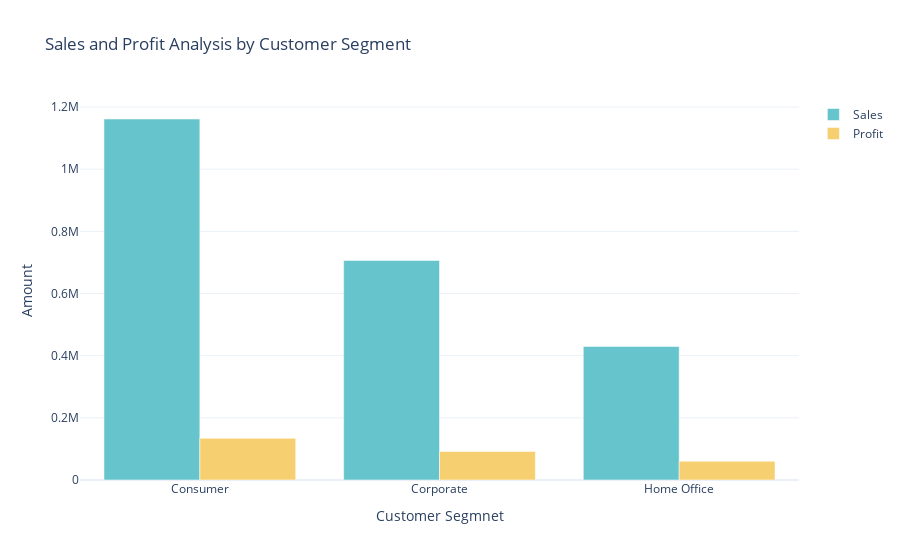

Notebook cell for this chart:
### Code cell
sales_profit_by_segment = data.groupby('Segment').agg({'Sales': 'sum', 'Profit': 'sum'}).reset_index()

color_palette = colors.qualitative.Pastel

fig = go.Figure()
fig.add_trace(go.Bar(x=sales_profit_by_segment['Segment'],
                     y=sales_profit_by_segment['Sales'],
                     name='Sales',
                     marker_color=color_palette[0]))

fig.add_trace(go.Bar(x=sales_profit_by_segment['Segment'],
                     y=sales_profit_by_segment['Profit'],
                     name='Profit',
                     marker_color=color_palette[1]))

fig.update_layout(title='Sales and Profit Analysis by Customer Segment',
                  xaxis_title='Customer Segmnet', yaxis_title='Amount')

fig.show()

### Figure 1 — Plotly figure (JSON) as saved in the notebook; plotly's stock layout.template omitted (floating-point values rounded to 4 significant figures)
{"data": [{"marker": {"color": "rgb(102, 197, 204)"}, "name": "Sales", "type": "bar", "x": ["Consumer", "Corporate", "Home Office"], "y": [1161000.0, 706100.0, 429700.0]}, {"marker": {"color": "rgb(246, 207, 113)"}, "name": "Profit", "type": "bar", "x": ["Consumer", "Corporate", "Home Office"], "y": [134100.0, 91980.0, 60300.0]}], "layout": {"title": {"text": "Sales and Profit Analysis by Customer Segment"}, "xaxis": {"title": {"text": "Customer Segmnet"}}, "yaxis": {"title": {"text": "Amount"}}}}
